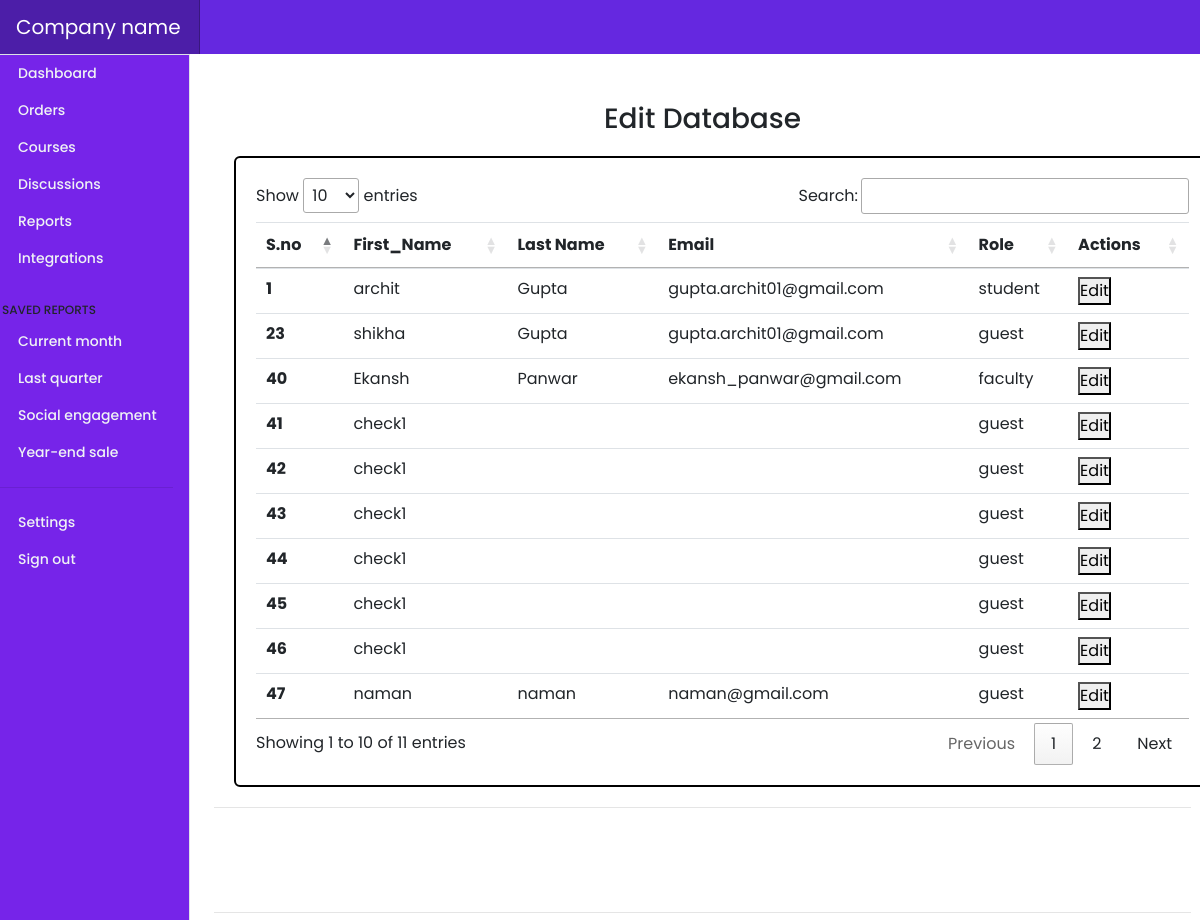
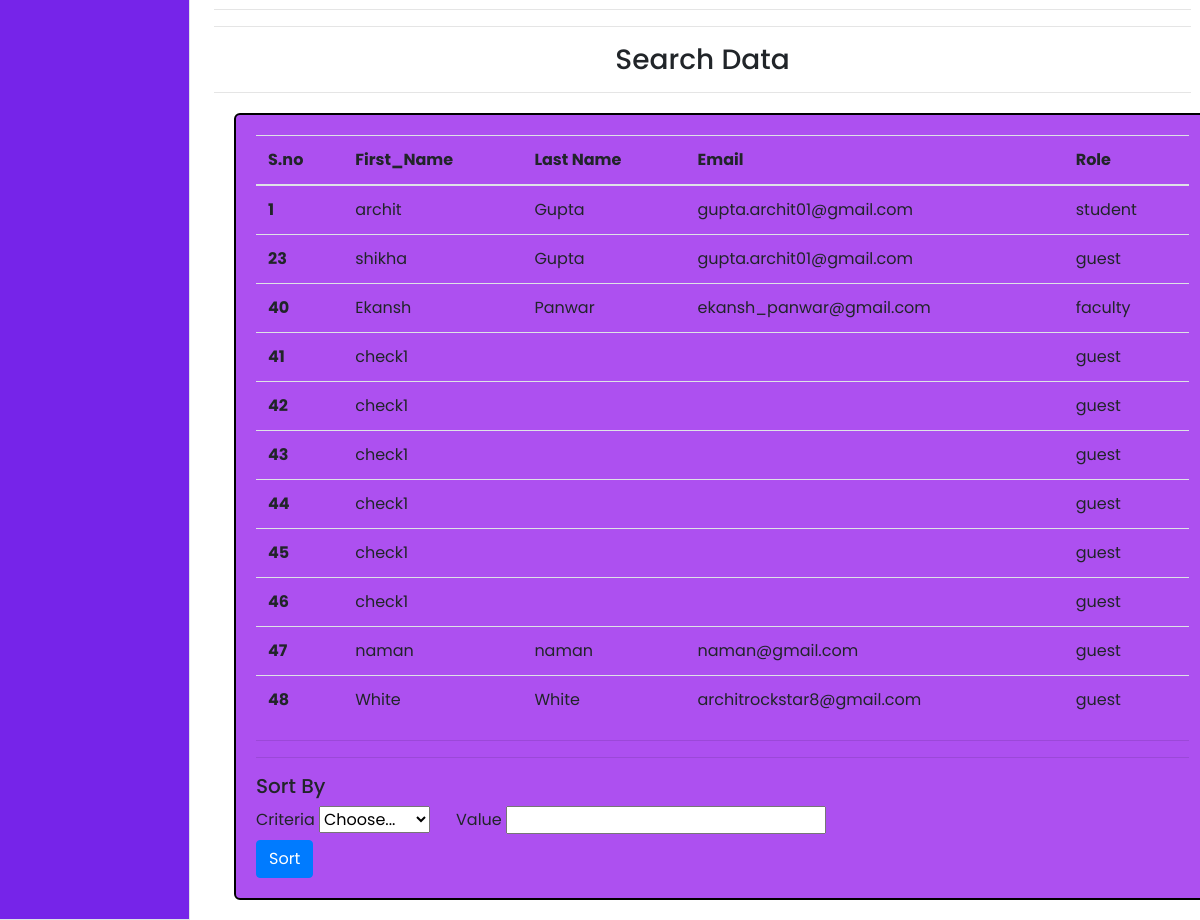
Page /admin.php (signed in) on the committed database (2 pictures, top to bottom).
### tables this page shows
CREATE TABLE `profile` (
  `uid` int(150) NOT NULL,
  `first_name` varchar(150) NOT NULL,
  `last_name` varchar(150) NOT NULL,
  `username` varchar(150) NOT NULL,
  `email` varchar(150) NOT NULL,
  `password` varchar(150) NOT NULL,
  `location` varchar(200) NOT NULL DEFAULT 'India',
  `role` varchar(100) NOT NULL DEFAULT 'guest',
  `mobile_no` varchar(100) DEFAULT NULL,
  `profile_photo` varchar(300) NOT NULL DEFAULT 'avatar.jpg'
);

### admin.php (the view, shortened to what this page needs)
<?php
require "dbconnect.php";
?>
<!DOCTYPE html>
<html>
<head>
    <link rel="stylesheet" href="https://maxcdn.bootstrapcdn.com/bootstrap/4.0.0/css/bootstrap.min.css">
    <link rel="stylesheet" href="//cdn.datatables.net/1.13.4/css/jquery.dataTables.min.css">
  </head>
  <body>
  <?php include "./fixed_assets/navbar.php"; ?>
<br>
<br>
<center>
  <h3>Edit Database</h3>
</center>
  <div class="container" style="border: 2px solid black ; border-radius: 6px; padding:20px; margin:20px;">
    <table class="table" id="myTable">
      <thead>
        <tr>
          <th scope="col">S.no</th>
          <th scope="col">First_Name</th>
          <th scope="col">Last Name</th>
          <th scope="col">Email</th>
          <th scope="col">Role</th>
          <th scope="col">Actions</th>
        </tr>
      </thead>
      <tbody>
      <?php
    $user = $_SESSION['username'];
    $sql = "Select * from profile where username != '$user'";
    $data = mysqli_query($conn, $sql);
    while($prof = mysqli_fetch_assoc($data)){
    echo " <tr>
    <th scope='row'>" . $prof['uid'] ." </th>
    <td>" . $prof['first_name'] . "</td>
    <td>" . $prof['last_name'] . "</td>
    <td>" . $prof['email'] . "</td>
    <td>" . $prof['role'] . "</td>
    <td>  <button class='edit' id= '".$prof['uid']."' href='/edit'>Edit</button> </td>
    </tr>" ;
    }
    ?>
      </tbody>
    </table>
</div>
<hr>
<br>
<br>
<br>
<hr>
<hr>
<hr>
<center>
  <h3>Search Data</h3>
</center>
<hr>
  <div class="container " style="border: 2px solid black ; border-radius: 6px; padding:20px; margin:20px; background-color: rgb(173, 80, 240);">
  <form action="/Php_Learning/admin.php" method="POST">
    <table class="table" id="myTable2">
      <thead>
        <tr>
          <th scope="col">S.no</th>
          <th scope="col">First_Name</th>
          <th scope="col">Last Name</th>
          <th scope="col">Email</th>
          <th scope="col">Role</th>
        </tr>
      </thead>
      <tbody>
      <?php
       if((isset($_POST['firstsort'])) && ($_POST['firstsort']!='') && ($_POST['criteria']!='')){
        $criteria = $_POST['criteria'];
        $first_name = $_POST['firstsort'];
        echo $first_name;
        $sql = "Select * from profile where $criteria = '$first_name'";
        $fetch = mysqli_query($conn, $sql);
        }
        else{
          $user = $_SESSION['username'];
          $sql = "Select * from profile where username != '$user'";
          $fetch = mysqli_query($conn, $sql);
        }
        while($prof1 = mysqli_fetch_assoc($fetch)){
        echo " <tr>
        <th scope='row'>" . $prof1['uid'] ." </th>
        <td>" . $prof1['first_name'] . "</td>
        <td>" . $prof1['last_name'] . "</td>
        <td>" . $prof1['email'] . "</td>
        <td>" . $prof1['role'] . "</td>
        </tr>" ;
      }
      ?>
      </tbody>
    </table>
    <hr>
    <hr>
    <form action="/Php_Learning/admin.php" method="POST" style="display: flex;">
          <h5>Sort By</h5>
          <div style="display: flex;">
        <div class="criteria" style="width: 200px;">
          <label for="type" class="form-label">Criteria</label>
          <select id="criteria" name="criteria" class="form-select">
            <option selected>Choose...</option>
          </select>
        </div>
        <div class="first_name">
            <label for="">Value</label>
            <input type="text" name="firstsort" id="firstsort">
        </div>
        </div>
        <button type="submit" class="btn btn-primary">Sort</button>
    </form>
</div>
  </body>
</html>

### rows in the picture
profile: uid "1", first_name "archit", last_name "Gupta", email "gupta.archit01@gmail.com", role "student"
profile: uid "23", first_name "shikha", last_name "Gupta", email "gupta.archit01@gmail.com", role "guest"
profile: uid "40", first_name "Ekansh", last_name "Panwar", email "ekansh_panwar@gmail.com", role "faculty"
profile: uid "41", first_name "check1", role "guest"
profile: uid "42", first_name "check1", role "guest"
profile: uid "43", first_name "check1", role "guest"
profile: uid "44", first_name "check1", role "guest"
profile: uid "45", first_name "check1", role "guest"
profile: uid "46", first_name "check1", role "guest"
profile: uid "47", first_name "naman", last_name "naman", email "naman@gmail.com", role "guest"
profile: uid "48", first_name "White", last_name "White", email "architrockstar8@gmail.com", role "guest"
